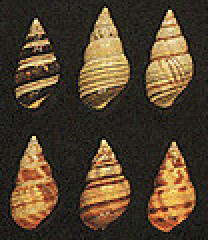
#> input picture 4. Redes Neurais Convolucionais/image/shells.jpg, 104 x 120 px (shown 2 times larger)
$ python image_conv.py
#> lines starting #> are read from the running program, lines starting #| are printed output that depends on the picture
import cv2
import numpy
import scipy.signal

shells = cv2.imread('shells.jpg', 0)
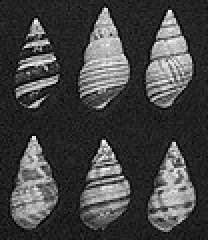
#> shells: shape (120, 104) (shown 2 times larger); min 0, max 252, mean 68.2
cv2.imwrite('shells_gray.jpg', shells)

kernel_smooth = numpy.ones((3,3))/9
shells_smooth = scipy.signal.convolve2d(shells, kernel_smooth)
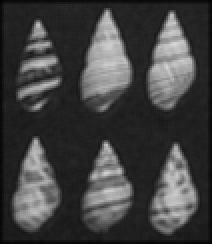
#> shells_smooth: shape (122, 106) float64 (shown 2 times larger); min 2, max 215.2, mean 65.9
cv2.imwrite('shells_smooth.jpg', shells_smooth)

kernel_sharp = numpy.zeros((3,3)) - numpy.ones((3,3))/9
kernel_sharp[1,1] += 2
shells_sharp = scipy.signal.convolve2d(shells, kernel_sharp)
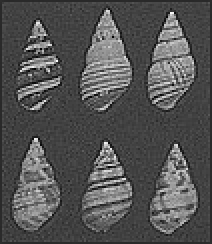
#> shells_sharp: shape (122, 106) float64 (shown 2 times larger); min -88.11, max 380, mean 65.9; drawn with min black and max white
cv2.imwrite('shells_sharp.jpg', shells_sharp)
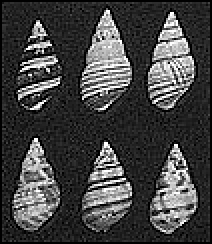
#> saved as shells_sharp.jpg: shape (122, 106) (shown 2 times larger); min 0, max 255, mean 67

kernel_sobel_h = numpy.array([[-1, -2, -1], [0, 0, 0], [1, 2, 1]])
shells_sobel_h = scipy.signal.convolve2d(shells, kernel_sobel_h)
cv2.imwrite('shells_sobel_h.jpg', shells_sobel_h)
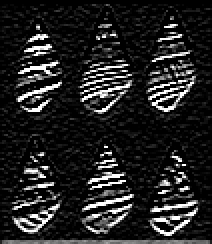
#> saved as shells_sobel_h.jpg: shape (122, 106) (shown 2 times larger); min 0, max 255, mean 34.6

kernel_sobel_v = numpy.array([[-1, 0, 1], [-2, 0, 2], [-1, 0, 1]])
shells_sobel_v = scipy.signal.convolve2d(shells, kernel_sobel_v)
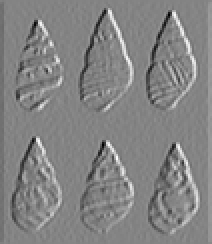
#> shells_sobel_v: shape (122, 106) int64 (shown 2 times larger); min -904, max 843, mean 0; drawn with min black and max white
cv2.imwrite('shells_sobel_v.jpg', shells_sobel_v)
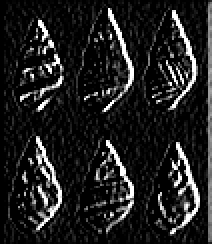
#> saved as shells_sobel_v.jpg: shape (122, 106) (shown 2 times larger); min 0, max 255, mean 31.7
